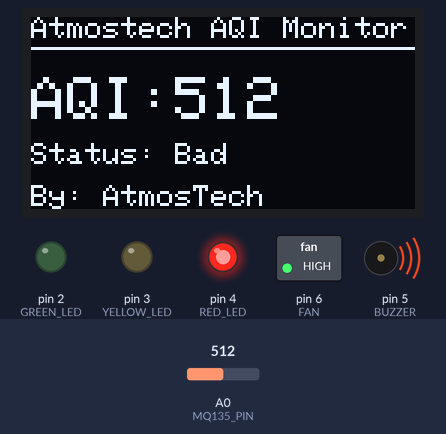
Simulated run of this sketch. Board: Arduino Uno, built with avr-gcc and run on an emulated ATmega328P. Parts: 128×64 one-colour display, switched loads named in the sketch (green lamp = pin HIGH), output pins drawn as LEDs (lit = HIGH), buzzer (waves = sounding). The test bench sets the inputs (shaded band); at power-on: A0 (MQ135_PIN) = 512. What the sketch prints to the serial monitor is not drawn.

Above: at 4.2 s.
4.3 s: A0 (MQ135_PIN) set to 487
At 5.3 s:
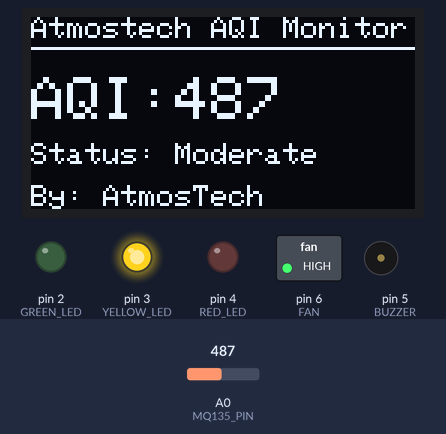
6.9 s: A0 (MQ135_PIN) set to 262
At 7.72 s:
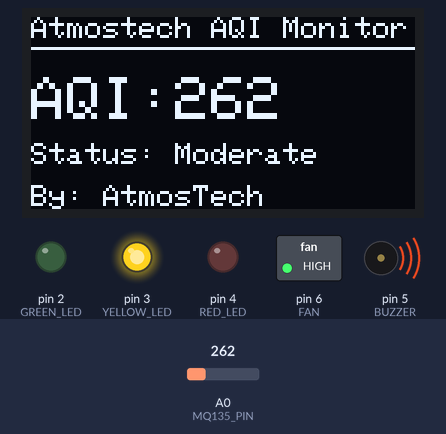
9.1 s: A0 (MQ135_PIN) set to 237
At 11.0 s:
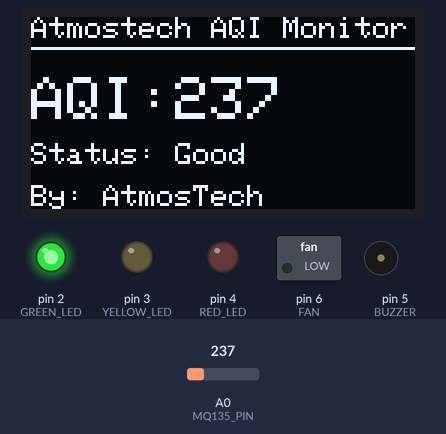
11.3 s: A0 (MQ135_PIN) set to 260
At 12.0 s:
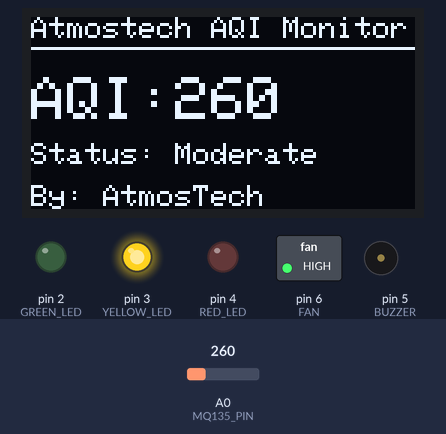
12.9 s: A0 (MQ135_PIN) set to 510
At 14.0 s:
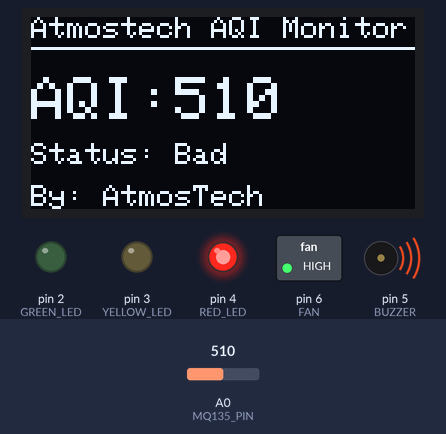
Timing chart, 0 to 15.9 s (numbered marks = the images above; inputs shaded):
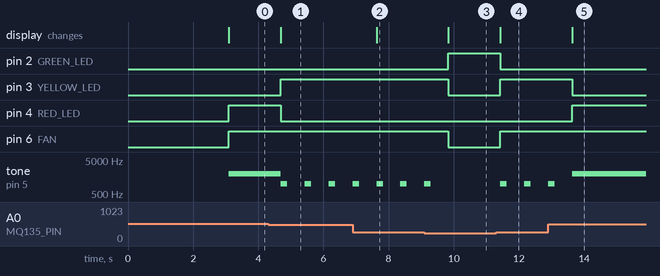

Measured:
- the behaviour switches between 500 and 499 on A0 (MQ135_PIN) (found by bisection; images 0 and 1)
- the behaviour switches between 250 and 249 on A0 (MQ135_PIN) (found by bisection; images 2 and 3)
- after the input at 4.3 s, pin 3 (YELLOW_LED): LOW → HIGH after 0.39 s; pin 4 (RED_LED): HIGH → LOW after 0.39 s; tone on pin 5 (BUZZER): alternates 1000 Hz for 0.20 s and silent for 0.53 s, starting after 0.39 s; the display: changes after 0.39 s (image 1)
- after the input at 6.9 s, the display: changes after 0.73 s (image 2)
- after the input at 9.1 s, pin 2 (GREEN_LED): LOW → HIGH after 0.73 s; pin 3 (YELLOW_LED), pin 6 (FAN): HIGH → LOW after 0.73 s; tone on pin 5 (BUZZER): goes on until 9.3 s, then stays silent; the display: changes after 0.73 s (image 3)
- after the input at 11.3 s, pin 2 (GREEN_LED): HIGH → LOW after 0.13 s; pin 3 (YELLOW_LED), pin 6 (FAN): LOW → HIGH after 0.13 s; tone on pin 5 (BUZZER): alternates 1000 Hz for 0.20 s and silent for 0.53 s, starting after 0.13 s; the display: changes after 0.13 s (image 4)
- after the input at 12.9 s, pin 3 (YELLOW_LED): HIGH → LOW after 0.73 s; pin 4 (RED_LED): LOW → HIGH after 0.73 s; the display: changes after 0.73 s (image 5)

The sketch:

S.fair_2026.ino
```cpp
// (licence header left out)
// //By:ShaynShark for Atmostech

#include <Wire.h>
#include <Adafruit_GFX.h>
#include <Adafruit_SH110X.h>

// OLED Configuration
Adafruit_SH1106G display = Adafruit_SH1106G(128, 64, &Wire);

// Pin Definitions
#define MQ135_PIN A0

#define GREEN_LED 2
#define YELLOW_LED 3
#define RED_LED 4

#define BUZZER 5
#define FAN 6

int airValue = 0;

// Returns custom status strings based on 10-bit ADC thresholds
String getStatus(int val) {
  if (val < 250)
    return "Good";
  else if (val < 500)
    return "Moderate";
  else
    return "Bad";
}

void setup() {
  Serial.begin(9600);

  // Pin Initializations
  pinMode(GREEN_LED, OUTPUT);
  pinMode(YELLOW_LED, OUTPUT);
  pinMode(RED_LED, OUTPUT);
  pinMode(FAN, OUTPUT);
  pinMode(BUZZER, OUTPUT);

  // OLED Initialization
  if(!display.begin(0x3C, true)) {
    Serial.println(F("SH1106 allocation failed"));
    for(;;);
  }

  display.clearDisplay();
  display.setTextColor(SH110X_WHITE);

  // BRANDED STARTUP SCREEN
  display.setTextSize(2);
  display.setCursor(10, 5);
  display.println(F("ATMOSTECH"));

  display.setTextSize(1);
  display.setCursor(10, 30);
  display.println(F("Air Quality System"));
  display.setCursor(10, 45);
  display.println(F("By: AtmosTech"));

  display.display();
  delay(3000); // 3-second splash screen display
}

void loop() {
  airValue = analogRead(MQ135_PIN);

  // Branded Serial Monitor Stream
  Serial.print(F("[Atmostech] AQI Value: "));
  Serial.println(airValue);

  // ===== OLED LIVE DISPLAY =====
  display.clearDisplay();

  // Header Branding
  display.setTextSize(1);
  display.setCursor(0, 0);
  display.println(F("Atmostech AQI Monitor"));
  display.drawFastHLine(0, 10, 128, SH110X_WHITE); // Visual divider line

  // AQI Value Readout
  display.setTextSize(2);
  display.setCursor(0, 20);
  display.print(F("AQI:"));
  display.println(airValue);

  // Status Label
  display.setTextSize(1);
  display.setCursor(0, 42);
  display.print(F("Status: "));
  display.println(getStatus(airValue));

  // Footer Branding
  display.setCursor(0, 56);
  display.println(F("By: AtmosTech"));

  display.display();

  // ===== AIR SAFETY LOGIC =====

  // GOOD AIR
  if (airValue < 250) {
    digitalWrite(GREEN_LED, HIGH);
    digitalWrite(YELLOW_LED, LOW);
    digitalWrite(RED_LED, LOW);

    digitalWrite(FAN, LOW);
    noTone(BUZZER);
  }

  // MODERATE AIR
  else if (airValue < 500) {
    digitalWrite(GREEN_LED, LOW);
    digitalWrite(YELLOW_LED, HIGH);
    digitalWrite(RED_LED, LOW);

    digitalWrite(FAN, HIGH);

    // Alert Beep
    tone(BUZZER, 1000);
    delay(200);
    noTone(BUZZER);
  }

  // BAD AIR
  else {
    digitalWrite(GREEN_LED, LOW);
    digitalWrite(YELLOW_LED, LOW);
    digitalWrite(RED_LED, HIGH);

    digitalWrite(FAN, HIGH);
    tone(BUZZER, 2000); // Continuous emergency tone
  }

  delay(500);
}
```
